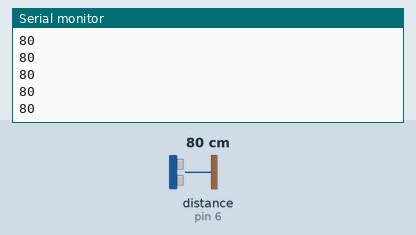
Simulated run of this sketch. Board: Arduino Uno, built with avr-gcc and run on an emulated ATmega328P. On the bench: the last lines printed to the serial monitor. Wiring (inferred from the names in the program): ultrasonic range finder: trigger pin 7; echo pin 6. The test bench sets the inputs (shaded band); at power-on: distance to the obstacle (sensor on pin 6) 80 cm. The echo pulse lasts 58.3 µs per cm.

Above: at 1.2 s.
1.3 s: distance to the obstacle (sensor on pin 6) set to 2 cm
At 1.8 s:
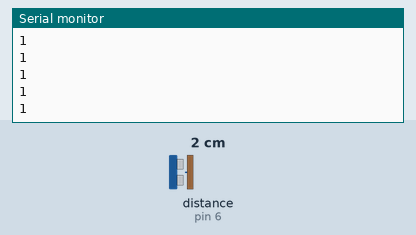
2.8 s: distance to the obstacle (sensor on pin 6) set to 4 cm
At 3.6 s:
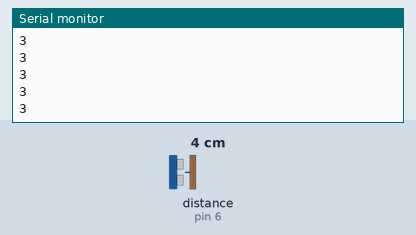
Timing chart, 0 to 5.8 s (numbered marks = the images above; inputs shaded):
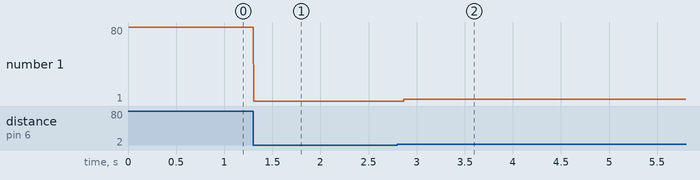

The sketch:

USsensor.ino
```cpp
/** HEADER *******************************************************************
 * Author: Anthony Venturella                                                *
 * GitHub: https://github.com/AnthonyVenturella/UnityArduinoToyBox           *
 *---------------------------------------------------------------------------*/
/*  Description                                                              *
 *  USsensor:                                                                *
 *    Program constantly sends its read distance to serial to be picked up   *
 *    by the unity program. Outputto serial is distance from sensor to some  *
 *    object in cm.                                                          *
 *---------------------------------------------------------------------------*/
/*  Expected Board Layout:                                                   *
 *                                                                           *
 *      +-+           +---+                                                  *
 *    +-|P|-----------|USB|---+                                              *
 *    | |W|           +---+   |                                              *
 *    | |R|                   |                                              *
 *    | +-+            AREF[ ]|                                              *
 *    |                 GND[-]|---+                                          *
 *    |[ ]IOREF   LED[+] 13[ ]|   |          |==========|                    *
 *    |[ ]RESET          12[ ]|   +----------]GND       |                    *
 *    |[ ]3.3V           11[ ]|              |          |                    *
 * +--|[+]5V             10[ ]|       +------]Echo      |                    *
 * |  |[ ]GND             9[ ]|       |      |          | US sensor          *
 * |  ~                       ~   +---|------]Trig      |                    *
 * |  |[ ]VIN             7[+]|---+   |      |          |                    *
 * |  |                   6[-]|-------+   +--]Vcc       |                    *
 * |  ~                       ~           |  |==========|                    *
 * |  |                 ______/           |                                  *
 * |   \_______________/                  |                                  *
 * |                                      |                                  *
 * +--------------------------------------+                                  *
 *                                                                           *
 *****************************************************************************/

//serial output is in cm

const int trigPin = 7;
const int echoPin = 6;

void setup() {
  pinMode(trigPin, OUTPUT);
  pinMode(echoPin, INPUT);
  Serial.begin(9600);
}

void loop() {
  long duration, cm;

  //Send short low pulse in order to get a clean high pulse
  digitalWrite(trigPin, LOW);
  delayMicroseconds(2);

  //send a high pulse of 10 microseconds
  digitalWrite(trigPin, HIGH);
  delayMicroseconds(10);
  digitalWrite(trigPin, LOW);

  //pulsein captures amount of time until recieve the echo back
  duration = pulseIn(echoPin, HIGH);
  cm = microsecondsToCentimeters(duration);

  Serial.println(cm);
}

long microsecondsToCentimeters(long microseconds) {
  //sound travels at 29.155 microseconds per centimeter in Air
  //need to divide that number by 2 to account for travel there and back
  return (microseconds / 29) / 2;
}
```

Measured:
- after the input at 1.3 s, the serial monitor: prints a new line at once (image 1)
- after the input at 2.8 s, the serial monitor: prints a new line after 0.07 s (image 2)
- plotted number 1: 80 → 1 after the input at 1.3 s, 1 → 3 after the input at 2.8 s
